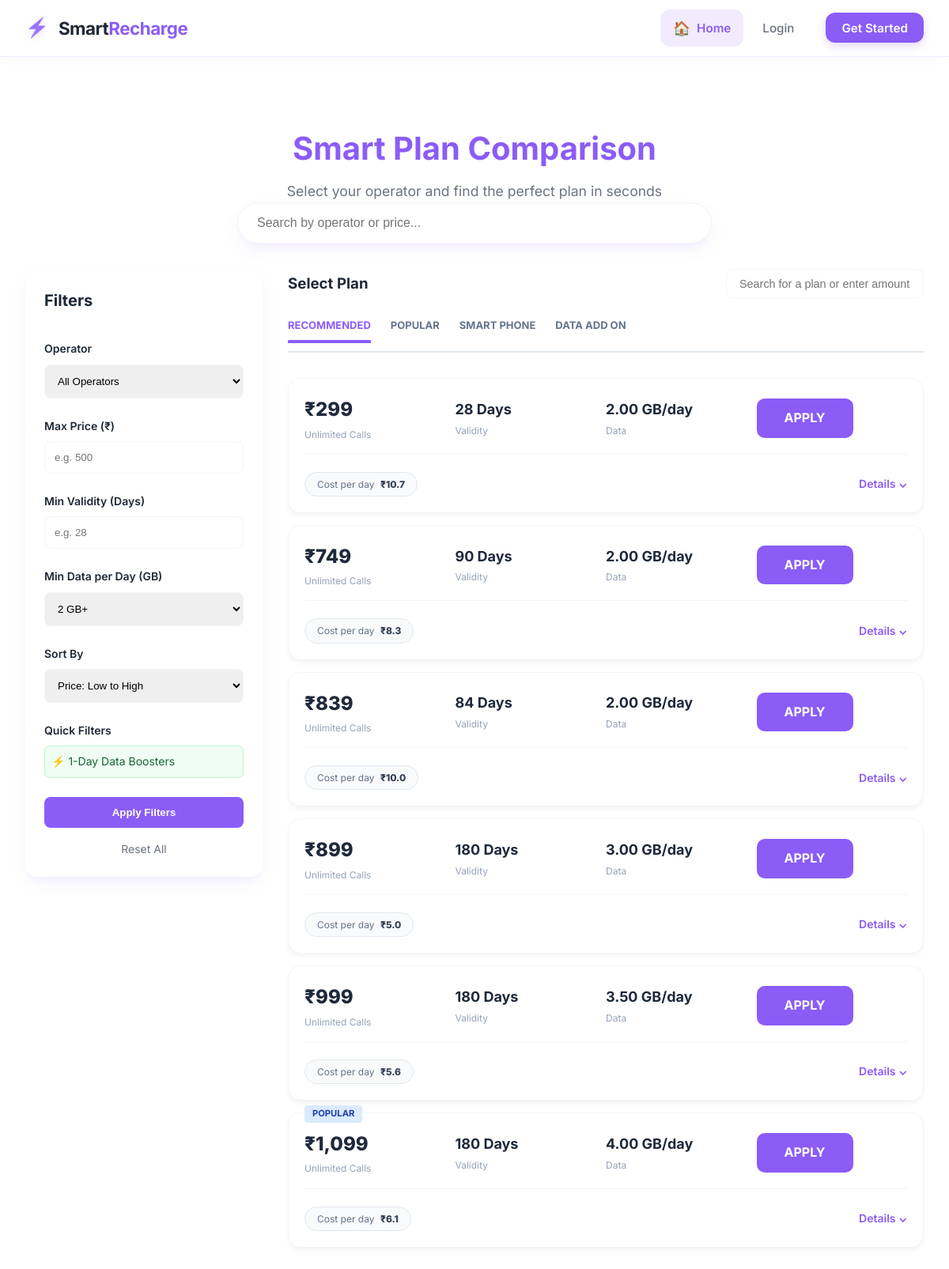
The page /index.php?min_data=2 on the database as committed earlier.
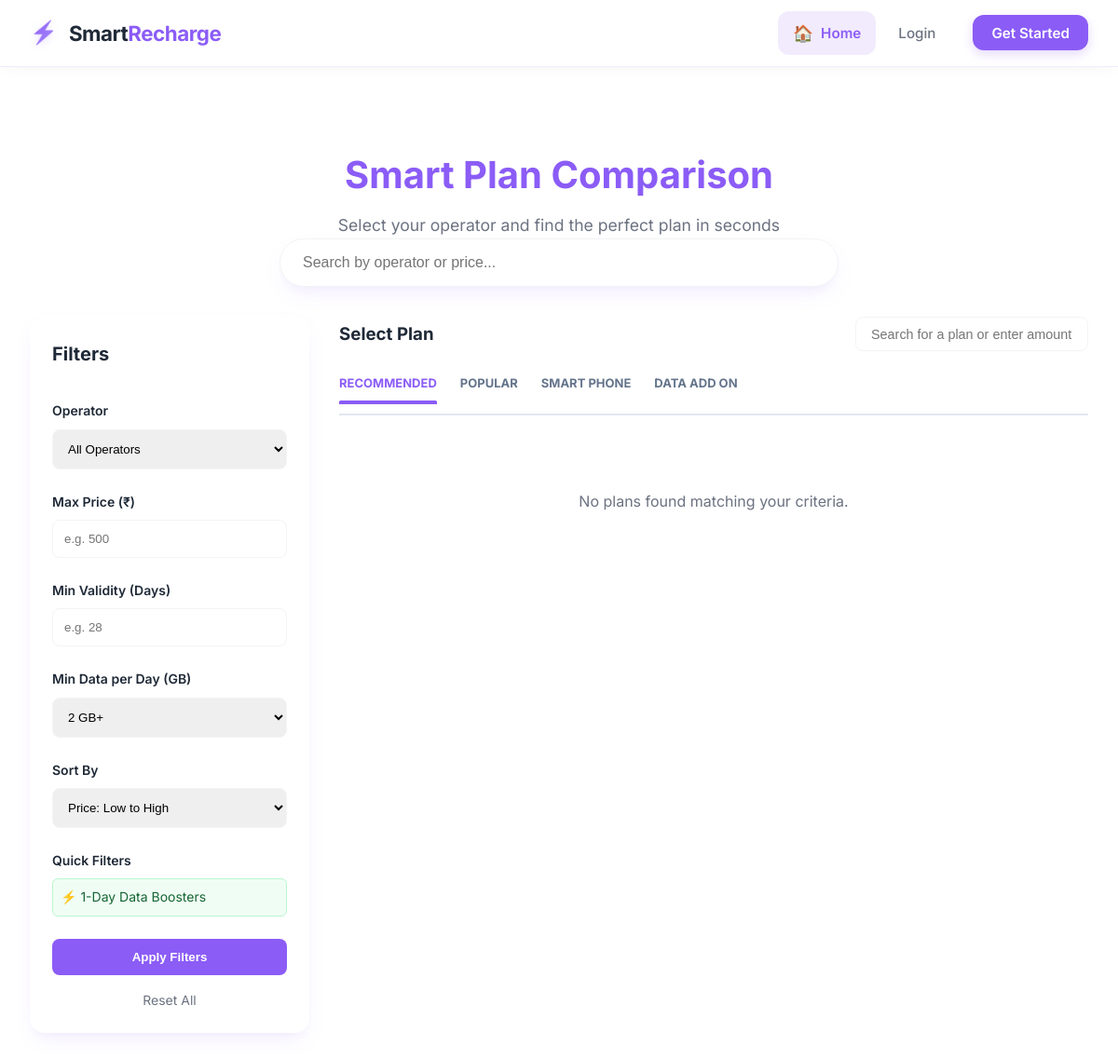
The same page on the database as committed later.
### tables this page shows
CREATE TABLE IF NOT EXISTS plans (
    id INT AUTO_INCREMENT PRIMARY KEY,
    operator ENUM('Jio', 'Airtel', 'VI') NOT NULL,
    price DECIMAL(10, 2) NOT NULL,
    validity INT NOT NULL,  
    data_per_day DECIMAL(5, 2) NOT NULL,  
    is_best_plan BOOLEAN DEFAULT FALSE,
    category ENUM('Budget', 'Unlimited', 'Long Validity', 'OTT Bundled') DEFAULT 'Unlimited',
    ott_subscription VARCHAR(100) DEFAULT NULL,
    cost_per_day DECIMAL(10, 2) GENERATED ALWAYS AS (price / validity) STORED,
    created_at TIMESTAMP DEFAULT CURRENT_TIMESTAMP
);

### index.php (the view, shortened to what the changed rows need)
<?php
require_once 'db.php';
$min_data = $_GET['min_data'] ?? '';
$sort = $_GET['sort'] ?? 'price_asc';
$sql = "SELECT * FROM plans WHERE 1=1";
$params = [];
if ($min_data) {
    $sql .= " AND data_per_day >= ?";
    $params[] = $min_data;
}
switch ($sort) {
    case 'price_asc': $sql .= " ORDER BY price ASC"; break;
}
$stmt = $pdo->prepare($sql);
$stmt->execute($params);
$plans = $stmt->fetchAll();
?>
<!DOCTYPE html>
<html lang="en">
<head>
    <link rel="stylesheet" href="style.css?v=1.1">
</head>
<body>
<div class="container">
    <div class="plan-comparison-header" style="margin-top: 4rem; text-align: center;">
        <h1 style="font-size: 2.5rem; margin-bottom: 0.5rem; color: var(--primary);">Smart Plan Comparison</h1>
    </div>
    <div class="main-layout">
        <aside class="filters-card">
            <h2>Filters</h2>
        </aside>
        <main>
            <div class="plans-list-container">
                <?php if (empty($plans)): ?>
                    <p style="text-align: center; padding: 3rem; color: var(--text-muted);">No plans found matching your criteria.</p>
                <?php else: ?>
                    <?php foreach ($plans as $plan): ?>
                        <div class="plan-row-card">
                            <?php if ($plan['is_best_plan']): ?>
                                <div class="row-badge">Popular</div>
                            <?php endif; ?>
                            <div class="plan-row-content">
                                <div class="plan-col price-col">
                                    <div class="row-price">₹<?php echo number_format($plan['price'], 0); ?></div>
                                    <div class="row-subtext">Unlimited Calls</div>
                                </div>
                                <div class="plan-col validity-col">
                                    <div class="row-main-val"><?php echo $plan['validity']; ?> Days</div>
                                    <div class="row-subtext">Validity</div>
                                </div>
                                <div class="plan-col data-col">
                                    <div class="row-main-val"><?php echo $plan['data_per_day']; ?> GB/day</div>
                                    <div class="row-subtext">Data</div>
                                </div>
                                <div class="plan-col action-col">
                                    <a href="recharge.php?id=<?php echo $plan['id']; ?>" class="btn-apply-orange">
                                        APPLY
                                    </a>
                                </div>
                            </div>
                            <div class="plan-row-footer">
                                <div class="cost-badge">Cost per day <span>₹<?php echo number_format($plan['price'] / $plan['validity'], 1); ?></span></div>
                                <a href="#" class="details-link">Details ⌄</a>
                            </div>
                        </div>
                    <?php endforeach; ?>
                <?php endif; ?>
            </div>
        </main>
    </div>
</div>
</body>
</html>

Rows that differ between the two databases and show on the page:
no longer on this page (row edited): plans: price "299", validity "28", data_per_day "2.00", $plan['price'] / $plan['validity'] "10.7"
removed plans: price "749", validity "90", data_per_day "2.00", $plan['price'] / $plan['validity'] "8.3"
removed plans: price "839", validity "84", data_per_day "2.00", $plan['price'] / $plan['validity'] "10.0"
removed plans: price "899", validity "180", data_per_day "3.00", $plan['price'] / $plan['validity'] "5.0"
removed plans: price "999", validity "180", data_per_day "3.50", $plan['price'] / $plan['validity'] "5.6"
removed plans: is_best_plan "POPULAR", price "1,099", validity "180", data_per_day "4.00", $plan['price'] / $plan['validity'] "6.1"
Other text that changed with them:
text now shown: "No plans found matching your criteria."
